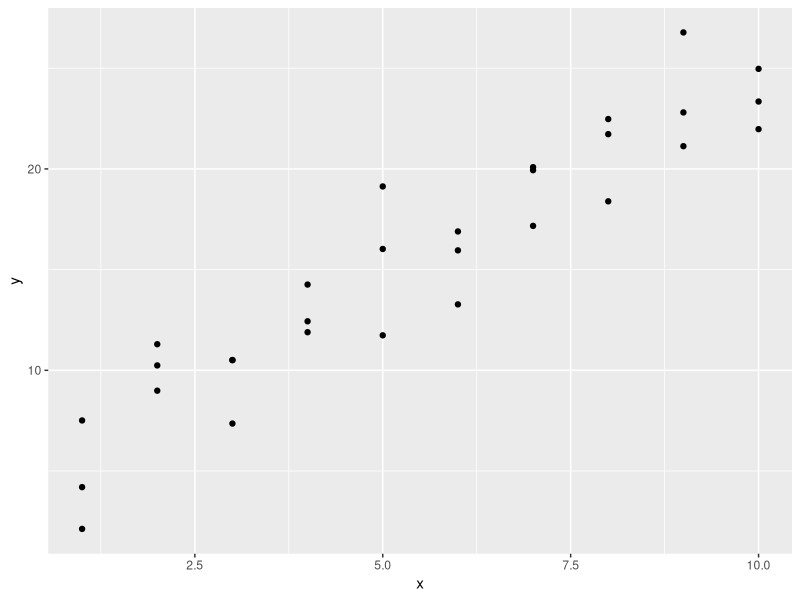
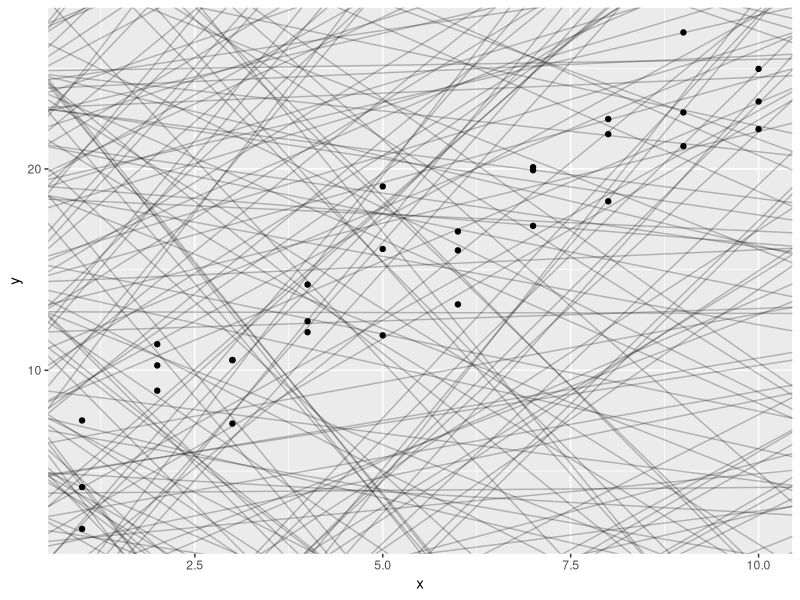
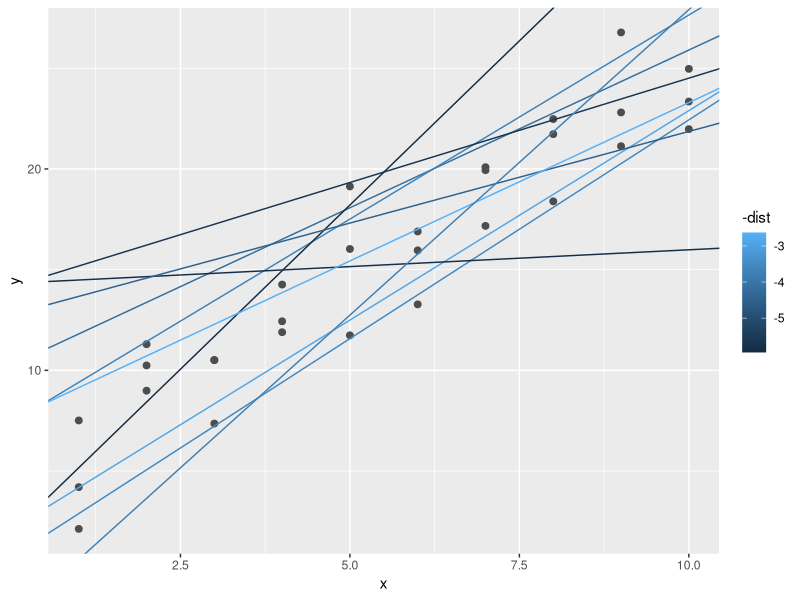
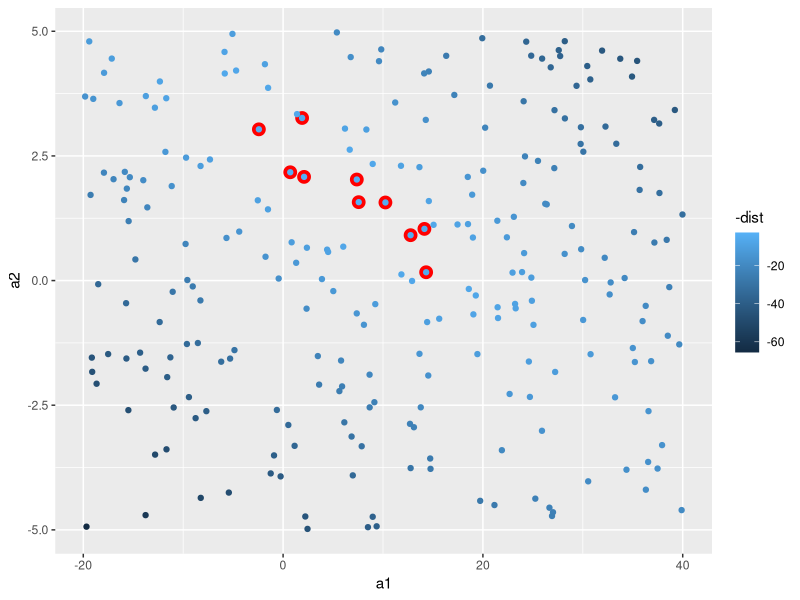
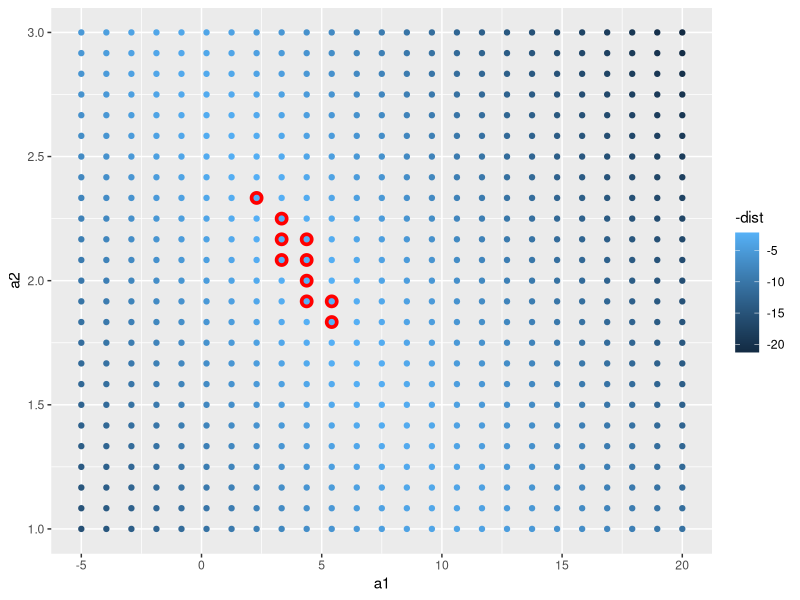
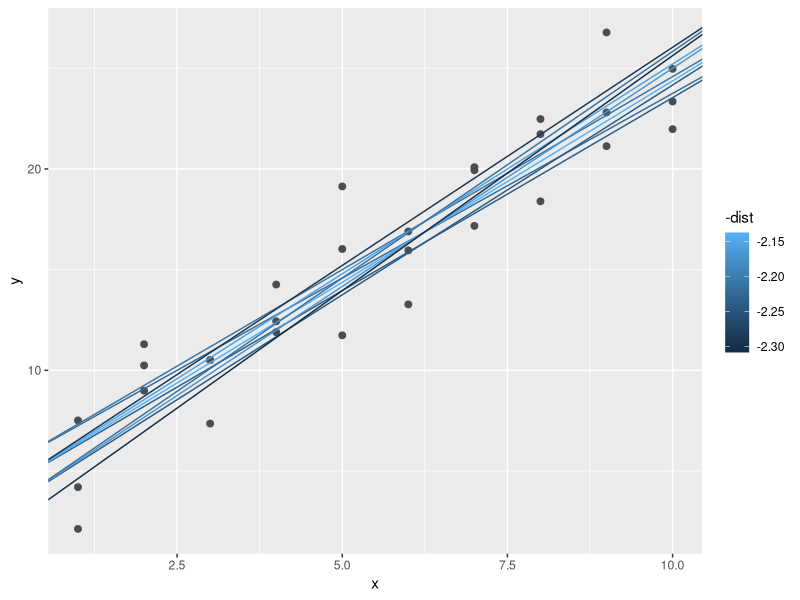
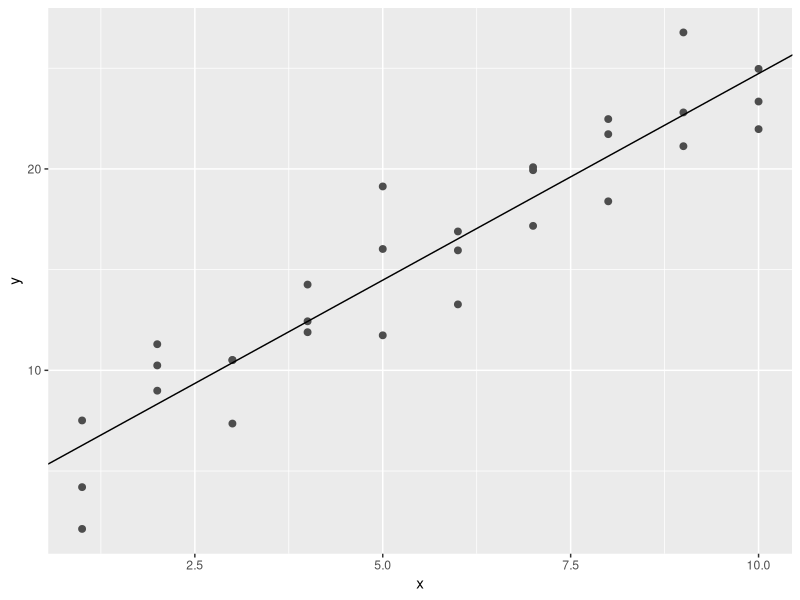
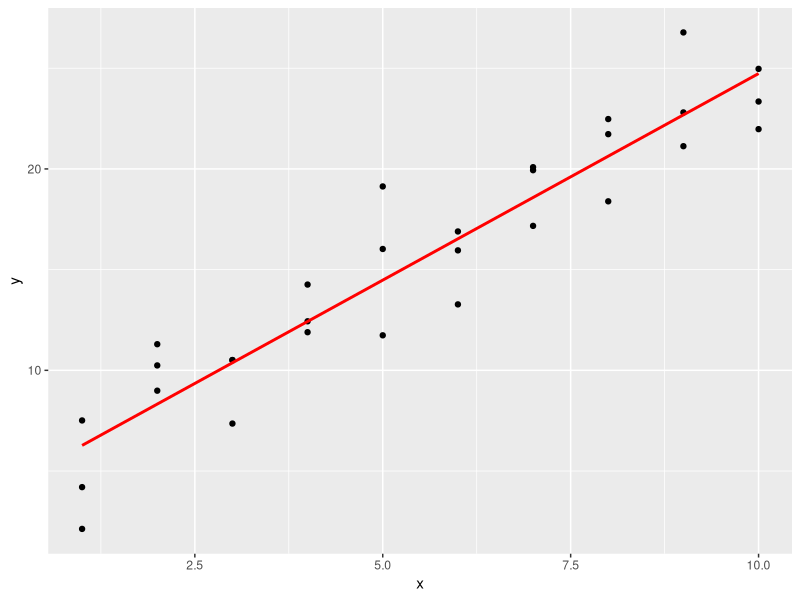

R code for these plots, in order:
## ---- chunk 1
knitr::opts_chunk$set(echo = TRUE)
## ---- chunk 2

library(tidyverse)

library(modelr)

options(na.action = na.warn)
## ---- chunk 3

ggplot(sim1, aes(x, y)) + # sim1 viene con modelr
  geom_point()
## ---- chunk 4

# armamos un tibble con la columna a1 y la columna a2 generadas al azar como dos variables uniformes, una va entre -20 y 40 y la otra entre -5 y 5 Al ser uniformes, la probabilidad de que salga cualquiera de los numeros en ese rango es la misma
models <- tibble(
  a1 = runif(250, -20, 40),
  a2 = runif(250, -5, 5)
)

# Al grafico de los puntos iniciales, le agregamos rectas al azar con ordenada al origen a1 y pendiente a2. Un bardito.
ggplot(sim1, aes(x, y)) + 
  geom_abline(aes(intercept = a1, slope = a2), data = models, alpha = 1/4) +
  geom_point() 

## ---- chunk 5

model1 <- function(a, data) {
  a[1] + data$x * a[2]
}
model1(c(7, 1.5), sim1)

## ---- chunk 6

measure_distance <- function(mod, data) {
  diff <- data$y - model1(mod, data)
  sqrt(mean(diff ^ 2))
}
measure_distance(c(7, 1.5), sim1)
## ---- chunk 7

sim1_dist <- function(a1, a2) {
  measure_distance(c(a1, a2), sim1)
}

# usamos purrr con la helper function sim1_dist que toma 2 parametros double
models <- models %>% 
  mutate(dist = purrr::map2_dbl(a1, a2, sim1_dist))
models
## ---- chunk 8

ggplot(sim1, aes(x, y)) + 
  geom_point(size = 2, colour = "grey30") + 
  geom_abline(
    aes(intercept = a1, slope = a2, colour = -dist), 
    data = filter(models, rank(dist) <= 10)
  )
## ---- chunk 9

ggplot(models, aes(a1, a2)) +
  geom_point(data = filter(models, rank(dist) <= 10), size = 4, colour = "red") +
  geom_point(aes(colour = -dist))
## ---- chunk 10

# los parametros para la grilla salen de mirar el grafico anterior y ver donde estaban los mejores parámetros
# expand.grid es una funcion de R base que crea un dataframe de todas las combinaciones de dos factores
grid <- expand.grid(
  a1 = seq(-5, 20, length = 25),
  a2 = seq(1, 3, length = 25)
  ) %>% 
  mutate(dist = purrr::map2_dbl(a1, a2, sim1_dist))

grid %>% 
  ggplot(aes(a1, a2)) +
  geom_point(data = filter(grid, rank(dist) <= 10), size = 4, colour = "red") +
  geom_point(aes(colour = -dist)) 

## ---- chunk 11

ggplot(sim1, aes(x, y)) + 
  geom_point(size = 2, colour = "grey30") + 
  geom_abline(
    aes(intercept = a1, slope = a2, colour = -dist), 
    data = filter(grid, rank(dist) <= 10)
  )

## ---- chunk 12

best <- optim(c(0, 0), measure_distance, data = sim1)
best$par

ggplot(sim1, aes(x, y)) + 
  geom_point(size = 2, colour = "grey30") + 
  geom_abline(intercept = best$par[1], slope = best$par[2])
## ---- chunk 13
# lm() usa formulas, en este caso y ~ x es la forma de escribir y = a_1 + a_2 * x
sim1_mod <- lm(y ~ x, data = sim1)
coef(sim1_mod)
## ---- chunk 14
grid <- sim1 %>% 
  data_grid(x) 
grid
## ---- chunk 15
grid <- grid %>% 
  add_predictions(sim1_mod) 
grid
## ---- chunk 16
ggplot(sim1, aes(x)) +
  geom_point(aes(y = y)) +
  geom_line(aes(y = pred), data = grid, colour = "red", size = 1)
## ---- chunk 17
# add_residuals de modelr agrega residuales
sim1 <- sim1 %>% 
  add_residuals(sim1_mod)
sim1
## ---- chunk 18
ggplot(sim1, aes(resid)) + 
  geom_freqpoly(binwidth = 0.5)
## ---- chunk 19
ggplot(sim1, aes(x, resid)) + 
  geom_ref_line(h = 0) +
  geom_point()
## ---- chunk 20
df <- tribble(
  ~y, ~x1, ~x2,
  4, 2, 5,
  5, 1, 6
)
model_matrix(df, y ~ x1 + x2)
## ---- chunk 21
model_matrix(df, y ~ x1 + x2 - 1)
## ---- chunk 22
df <- tribble(
  ~ color, ~ response,
  "verde", 1,
  "violeta", 2,
  "verde", 1
)
model_matrix(df, response ~ color)
## ---- chunk 23
# la base sim2 es de modelr
ggplot(sim2) + 
  geom_point(aes(x, y))
## ---- chunk 24
model_matrix(sim2, y ~ x)
## ---- chunk 25
mod2 <- lm(y ~ x, data = sim2)

grid <- sim2 %>% 
  data_grid(x) %>% 
  add_predictions(mod2)
grid
## ---- chunk 26
ggplot(sim2, aes(x)) + 
  geom_point(aes(y = y)) +
  geom_point(data = grid, aes(y = pred), colour = "red", size = 4)
## ---- chunk 27
ggplot(sim3, aes(x1, y)) + 
  geom_point(aes(colour = x2))
## ---- chunk 28
mod1 <- lm(y ~ x1 + x2, data = sim3)
mod2 <- lm(y ~ x1 * x2, data = sim3)
## ---- chunk 29
grid <- sim3 %>% 
# a data_grid hay que pasarle las dos predictoras para que genere valores para las combinaciones de ambas variables
   data_grid(x1, x2) %>%
# gather_predictions genera predicciones para ambos modelos y los pone en una sola columna. Tiene a su amiga spread_predictions que las pone en una columna para mod1 y otra para mod2
  gather_predictions(mod1, mod2)
grid
## ---- chunk 30
ggplot(sim3, aes(x1, y, colour = x2)) + 
  geom_point() + 
  geom_line(data = grid, aes(y = pred)) + 
  facet_wrap(~ model)
## ---- chunk 31
sim3 <- sim3 %>% 
  gather_residuals(mod1, mod2)

ggplot(sim3, aes(x1, resid, colour = x2)) + 
  geom_point() + 
  facet_grid(model ~ x2)
## ---- chunk 32
mod1 <- lm(y ~ x1 + x2, data = sim4)
mod2 <- lm(y ~ x1 * x2, data = sim4)

grid <- sim4 %>% 
  data_grid(
    x1 = seq_range(x1, 5), 
    x2 = seq_range(x2, 5) 
  ) %>% 
  gather_predictions(mod1, mod2)
grid
## ---- chunk 33
seq_range(c(0.0123, 0.923423), n = 5)
seq_range(c(0.0123, 0.923423), n = 5, pretty = TRUE)
## ---- chunk 34
x1 <- rcauchy(100)
seq_range(x1, n = 5)
seq_range(x1, n = 5, trim = 0.10)
seq_range(x1, n = 5, trim = 0.25)
seq_range(x1, n = 5, trim = 0.50)
## ---- chunk 35
x2 <- c(0, 1)
seq_range(x2, n = 5)
seq_range(x2, n = 5, expand = 0.10)
seq_range(x2, n = 5, expand = 0.25)
seq_range(x2, n = 5, expand = 0.50)
## ---- chunk 36
ggplot(grid, aes(x1, x2)) + 
  geom_tile(aes(fill = pred)) + 
  facet_wrap(~ model)
## ---- chunk 37
ggplot(grid, aes(x1, pred, colour = x2, group = x2)) + 
  geom_line() +
  facet_wrap(~ model)

ggplot(grid, aes(x2, pred, colour = x1, group = x1)) + 
  geom_line() +
  facet_wrap(~ model)
